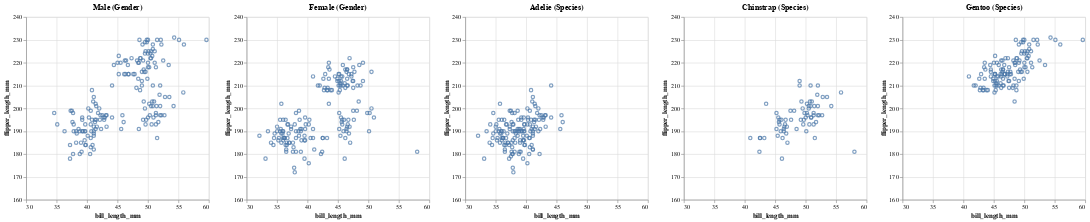

The notebook cell this image was saved under:
### Code cell
#Part B:

#Import pandas -> loading csv file in a python-dataframe | Import altair -> graph visualization
import pandas as pd  
import altair as alt

url = "https://raw.githubusercontent.com/mwaskom/seaborn-data/master/penguins.csv" #Grabbing raw data from github csv file
seaborn_df = pd.read_csv(url) #Converting csv -> pandas dataframe

male = alt.Chart(seaborn_df).encode(
    x=alt.X('bill_length_mm').scale(domain=(30,60)),
    y=alt.Y('flipper_length_mm').scale(domain=(160,240))
).mark_point().transform_filter(alt.datum.sex == 'MALE').properties(title = "Male (Gender)")

female = alt.Chart(seaborn_df).encode(
    x=alt.X('bill_length_mm').scale(domain=(30,60)),
    y=alt.Y('flipper_length_mm').scale(domain=(160,240))
).mark_point().transform_filter(alt.datum.sex == 'FEMALE').properties(title = "Female (Gender)")

adelie = alt.Chart(seaborn_df).encode(
    x=alt.X('bill_length_mm').scale(domain=(30,60)),
    y=alt.Y('flipper_length_mm').scale(domain=(160,240))
).mark_point().transform_filter(alt.datum.species == 'Adelie').properties(title = "Adelie (Species)")

chinstrap = alt.Chart(seaborn_df).encode(
    x=alt.X('bill_length_mm').scale(domain=(30,60)),
    y=alt.Y('flipper_length_mm').scale(domain=(160,240))
).mark_point().transform_filter(alt.datum.species == 'Chinstrap').properties(title = "Chinstrap (Species)")

gentoo = alt.Chart(seaborn_df).encode(
    x=alt.X('bill_length_mm').scale(domain=(30,60)),
    y=alt.Y('flipper_length_mm').scale(domain=(160,240))
).mark_point().transform_filter(alt.datum.species == 'Gentoo').properties(title = "Gentoo (Species)")


male | female | adelie | chinstrap | gentoo

### Figure 1 — Vega-Lite specification as saved in the notebook (floating-point values rounded to 4 significant figures; data arrays with more than 128 entries replaced by an {"elided": "..."} marker saying what was removed)
{"config": {"view": {"continuousWidth": 300, "continuousHeight": 300}}, "hconcat": [{"mark": {"type": "point"}, "encoding": {"x": {"field": "bill_length_mm", "scale": {"domain": [30, 60]}, "type": "quantitative"}, "y": {"field": "flipper_length_mm", "scale": {"domain": [160, 240]}, "type": "quantitative"}}, "title": "Male (Gender)", "transform": [{"filter": "(datum.sex === 'MALE')"}]}, {"mark": {"type": "point"}, "encoding": {"x": {"field": "bill_length_mm", "scale": {"domain": [30, 60]}, "type": "quantitative"}, "y": {"field": "flipper_length_mm", "scale": {"domain": [160, 240]}, "type": "quantitative"}}, "title": "Female (Gender)", "transform": [{"filter": "(datum.sex === 'FEMALE')"}]}, {"mark": {"type": "point"}, "encoding": {"x": {"field": "bill_length_mm", "scale": {"domain": [30, 60]}, "type": "quantitative"}, "y": {"field": "flipper_length_mm", "scale": {"domain": [160, 240]}, "type": "quantitative"}}, "title": "Adelie (Species)", "transform": [{"filter": "(datum.species === 'Adelie')"}]}, {"mark": {"type": "point"}, "encoding": {"x": {"field": "bill_length_mm", "scale": {"domain": [30, 60]}, "type": "quantitative"}, "y": {"field": "flipper_length_mm", "scale": {"domain": [160, 240]}, "type": "quantitative"}}, "title": "Chinstrap (Species)", "transform": [{"filter": "(datum.species === 'Chinstrap')"}]}, {"mark": {"type": "point"}, "encoding": {"x": {"field": "bill_length_mm", "scale": {"domain": [30, 60]}, "type": "quantitative"}, "y": {"field": "flipper_length_mm", "scale": {"domain": [160, 240]}, "type": "quantitative"}}, "title": "Gentoo (Species)", "transform": [{"filter": "(datum.species === 'Gentoo')"}]}], "data": {"name": "data-7b1c3d376dc1f878f7c4c69deb3a1e79"}, "$schema": "https://vega.github.io/schema/vega-lite/v5.8.0.json", "datasets": {"data-7b1c3d376dc1f878f7c4c69deb3a1e79": {"elided": "344 records"}}}
